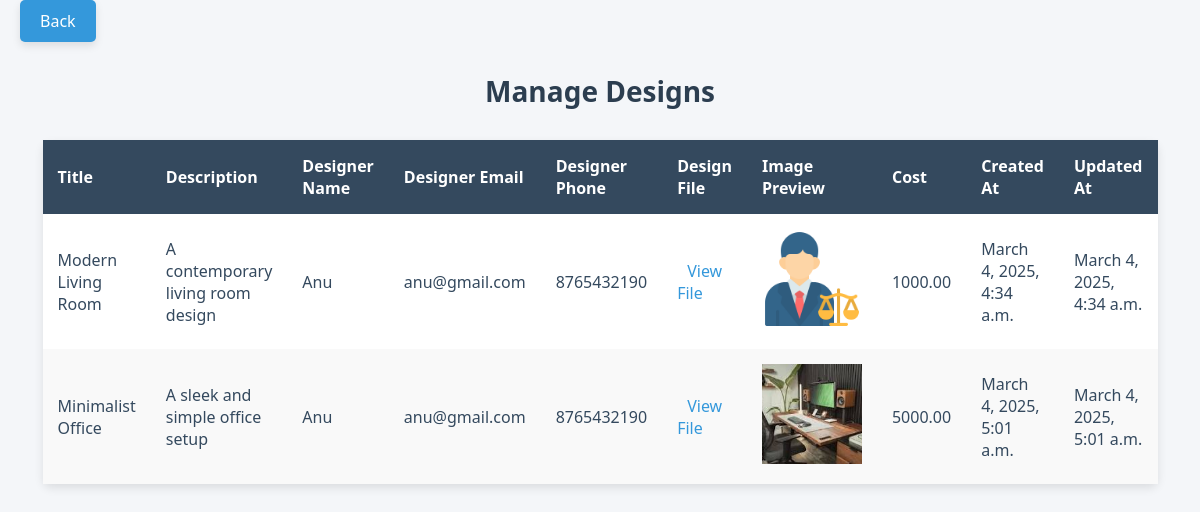
Page /manage_designs/ on the committed database.
### realapp/models.py (models this page shows, shortened)
class Design(models.Model):
    designer = models.ForeignKey(Designer, on_delete=models.CASCADE, related_name='designs')
    title = models.CharField(max_length=255)
    description = models.TextField(blank=True, null=True)
    design_file = models.FileField(upload_to='designer_designs/', blank=True, null=True)
    image_preview = models.ImageField(upload_to='designer_design_previews/', blank=True, null=True)
    cost = models.DecimalField(max_digits=10, decimal_places=2, null=True, blank=True)
    created_at = models.DateTimeField(auto_now_add=True)
    updated_at = models.DateTimeField(auto_now=True)

class Designer(models.Model):
    name = models.CharField(max_length=255)
    email = models.EmailField(unique=True)
    phone = models.CharField(max_length=15, blank=True, null=True)
    date_of_birth = models.DateField(null=True, blank=True)
    location = models.CharField(max_length=100, blank=True, null=True)
    gender = models.CharField(max_length=10, choices=[('Male', 'Male'), ('Female', 'Female'), ('Other', 'Other')], blank=True, null=True)
    company_name = models.CharField(max_length=255, blank=True, null=True)
    company_address = models.TextField(blank=True, null=True)
    profession = models.CharField(max_length=100, choices=[('Interior', 'Interior Design'), ('Exterior', 'Exterior Design')], blank=True, null=True)
    years_of_experience = models.IntegerField(default=0)
    certifications = models.TextField(blank=True, null=True)
    skills = models.TextField(blank=True, null=True)
    password = models.CharField(max_length=225)
    profile_picture = models.ImageField(upload_to='designer_profile_pics/', blank=True, null=True)
    website = models.URLField(blank=True, null=True)
    created_at = models.DateTimeField(auto_now_add=True)
    updated_at = models.DateTimeField(auto_now=True)

### realapp/views.py (the view)
# urls.py: path('manage_designs/', views.manage_designs, name='manage_designs'),
def manage_designs(request):
    designs = Design.objects.all()
    return render(request, 'manage_designs.html', {'designs': designs})

### realapp/templates/manage_designs.html (shortened to what this page needs)
<!DOCTYPE html>
<html lang="en">
<head>
</head>
<body>
    <a href="{% url 'admin_dashboard' %}" class="back-button">Back</a>
    <h2>Manage Designs</h2>
    <table>
        <thead>
            <tr>
                <th>Title</th>
                <th>Description</th>
                <th>Designer Name</th>
                <th>Designer Email</th>
                <th>Designer Phone</th>
                <th>Design File</th>
                <th>Image Preview</th>
                <th>Cost</th>
                <th>Created At</th>
                <th>Updated At</th>
            </tr>
        </thead>
        <tbody>
            {% for design in designs %}
            <tr>
                <td>{{ design.title }}</td>
                <td>{{ design.description }}</td>
                <td>{{ design.designer.name }}</td>
                <td>{{ design.designer.email }}</td>
                <td>{{ design.designer.phone }}</td>
                <td>
                    {% if design.design_file %}
                        <a href="{{ design.design_file.url }}" target="_blank">View File</a>
                    {% else %}
                        No File
                    {% endif %}
                </td>
                <td>
                    {% if design.image_preview %}
                        <img src="{{ design.image_preview.url }}" alt="Image Preview" style="width: 100px; height: 100px; object-fit: cover;">
                    {% else %}
                        No Image Preview
                    {% endif %}
                </td>
                <td>{{ design.cost }}</td>
                <td>{{ design.created_at }}</td>
                <td>{{ design.updated_at }}</td>
            </tr>
            {% endfor %}
        </tbody>
    </table>
</body>
</html>

### realapp/templates/manage_designs.html (style rules this page uses)
body { font-family: 'Segoe UI', Tahoma, Geneva, Verdana, sans-serif; margin: 0; padding: 0; background-color: #f4f6f9; color: #34495e; }
h2 { text-align: center; font-size: 28px; margin: 30px 0; color: #2c3e50; }
table { width: 80%; margin: 0 auto; border-collapse: collapse; background-color: #fff; border-radius: 8px; box-shadow: 0 4px 10px rgba(0, 0, 0, 0.1); }
thead { background-color: #34495e; color: white; }
th, td { padding: 15px; text-align: left; font-size: 16px; }
th { font-weight: bold; }
tbody tr:nth-child(even) { background-color: #f9f9f9; }
td a { text-decoration: none; color: #3498db; padding: 5px 10px; border-radius: 5px; transition: background-color 0.3s, color 0.3s; }
.back-button { background-color: #3498db; color: white; padding: 10px 20px; font-size: 16px; border-radius: 5px; text-decoration: none; margin-bottom: 20px; display: block; width: fit-content; margin-left: 20px; margin-right: auto; box-shadow: 0 4px 8px rgba(0, 0, 0, 0.1); transition: background-color 0.3s, transform 0.3s; }

### rows in the picture
Design: title "Modern Living Room", description "A contemporary living room design", designer.name "Anu", designer.email "anu@gmail.com", designer.phone "8765432190", image_preview (picture), cost "1000.00", created_at "March 4, 2025, 4:34 a.m.", updated_at "March 4, 2025, 4:34 a.m."
Design: title "Minimalist Office", description "A sleek and simple office setup", designer.name "Anu", designer.email "anu@gmail.com", designer.phone "8765432190", image_preview (picture), cost "5000.00", created_at "March 4, 2025, 5:01 a.m.", updated_at "March 4, 2025, 5:01 a.m."
